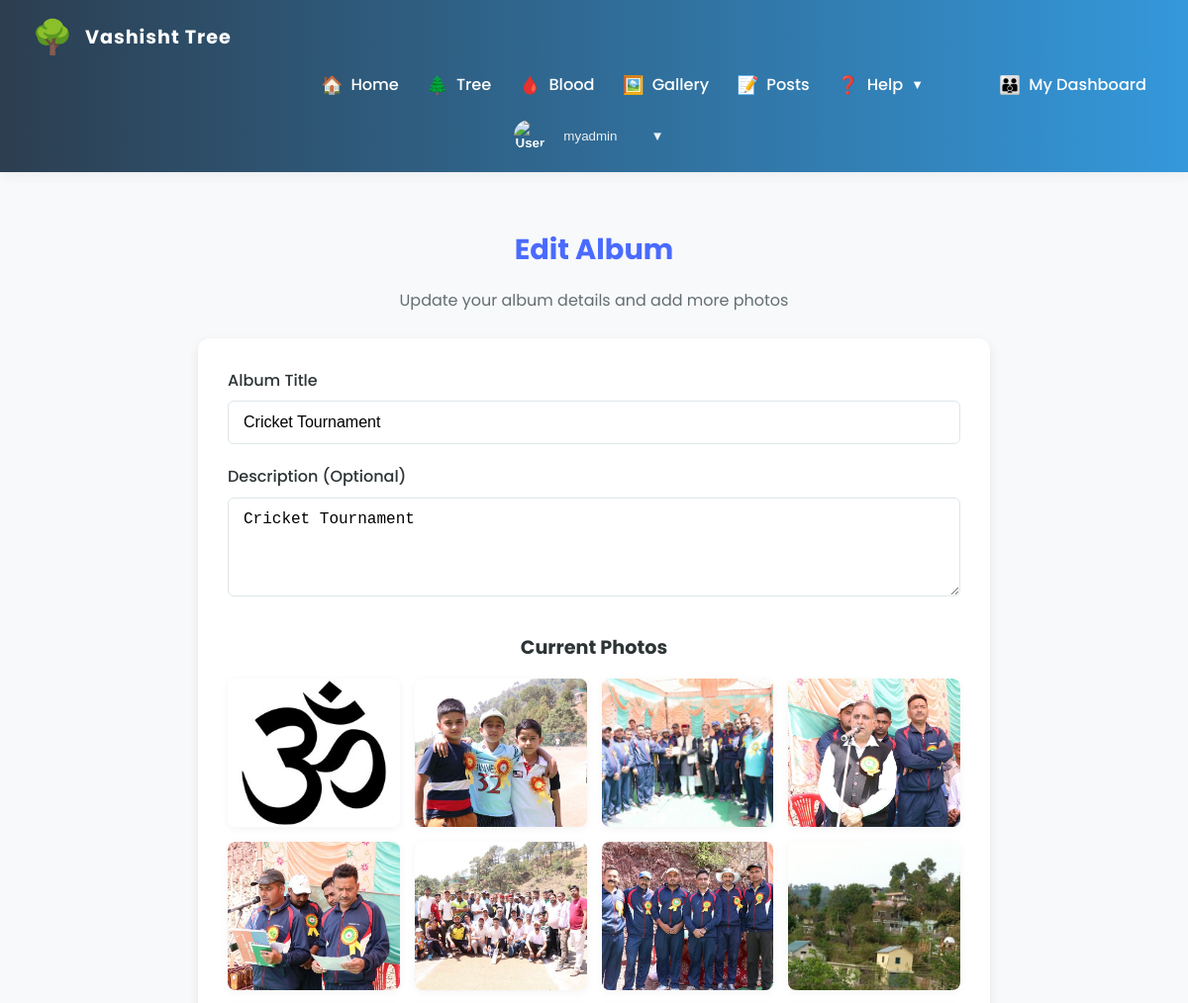
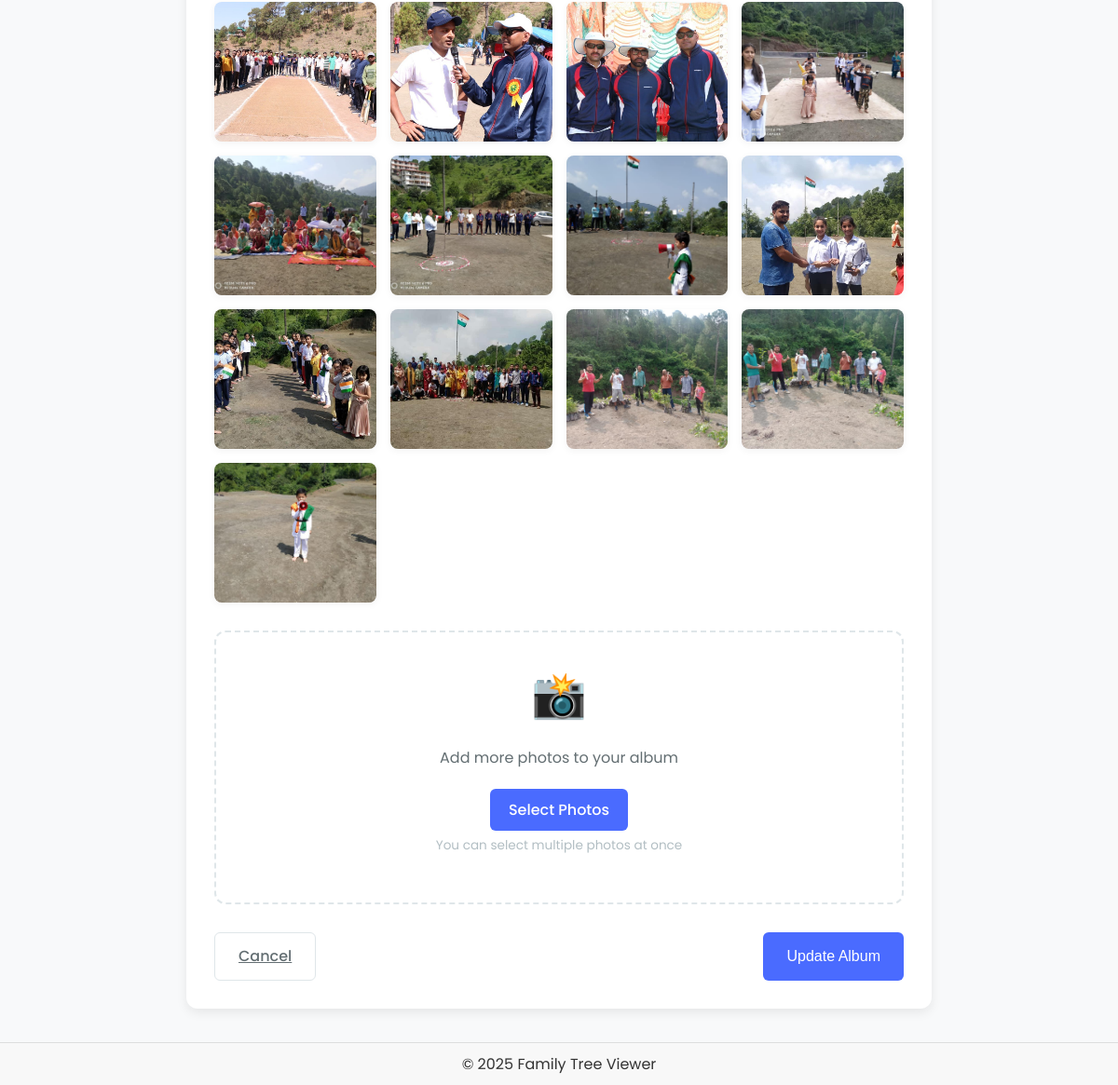
Page /edit-album/1/ (signed in) on the committed database (2 pictures, top to bottom).
### treeapp/models.py (models this page shows, shortened)
class UserProfile(models.Model):
    BLOOD_GROUP_CHOICES = [
        ('A+', 'A+'),
        ('A-', 'A-'),
        ('B+', 'B+'),
        ('B-', 'B-'),
        ('AB+', 'AB+'),
        ('AB-', 'AB-'),
        ('O+', 'O+'),
        ('O-', 'O-'),
    ]
    GENDER_CHOICES = [
        ('M', 'Male'),
        ('F', 'Female'),
        ('O', 'Other'),
    ]
    user = models.OneToOneField(User, on_delete=models.CASCADE)
    family_root = models.ForeignKey(FamilyMember, null=True, blank=True, on_delete=models.SET_NULL, related_name='root_for_users')
    last_child = models.ForeignKey(FamilyMember, null=True, blank=True, on_delete=models.SET_NULL, related_name='last_child_for_users')
    member_id = models.ForeignKey(FamilyMember, null=True, blank=True, on_delete=models.SET_NULL, related_name='member_id_for_users')
    name = models.CharField(max_length=100, blank=True, null=True)
    father_name = models.CharField(max_length=100, blank=True, null=True)
    phone = models.CharField(max_length=20, blank=True, null=True)
    plain_password = models.CharField(max_length=100, blank=True, null=True)
    email_verified = models.BooleanField(default=False)
    email_verification_token = models.CharField(max_length=100, blank=True, null=True)
    blood_group = models.CharField(max_length=3, choices=BLOOD_GROUP_CHOICES, blank=True, null=True)
    is_blood_donor = models.BooleanField(default=False)
    hide_from_donor_list = models.BooleanField(default=False)
    picture = models.ImageField(upload_to='profile_pictures/', null=True, blank=True)
    date_of_birth = models.DateField(null=True, blank=True)
    gender = models.CharField(max_length=1, choices=GENDER_CHOICES, blank=True, null=True)
    marital_status = models.CharField(max_length=20, choices=[('single', 'Single'), ('married', 'Married'), ('divorced', 'Divorced'), ('widowed', 'Widowed')], blank=True, null=True)
    anniversary_date = models.DateField(null=True, blank=True)
    is_suspended = models.BooleanField(default=False)

class Album(models.Model):
    title = models.CharField(max_length=200)
    description = models.TextField(blank=True)
    created_at = models.DateTimeField(auto_now_add=True)
    updated_at = models.DateTimeField(auto_now=True)
    user = models.ForeignKey(User, on_delete=models.CASCADE)
    is_approved = models.BooleanField(default=False)

class AlbumPhoto(models.Model):
    album = models.ForeignKey(Album, related_name='photos', on_delete=models.CASCADE)
    image = models.ImageField(upload_to='album_photos/')
    caption = models.CharField(max_length=200, blank=True)
    uploaded_at = models.DateTimeField(auto_now_add=True)

### treeapp/views_dashboard.py (the view, shortened to what this page needs)
# urls.py: path('edit-album/<int:album_id>/', views_dashboard.edit_album, name='edit_album'),
@login_required
def edit_album(request, album_id):
    album = get_object_or_404(Album, id=album_id)
    if album.user != request.user and not request.user.is_staff:
        return redirect('user_dashboard')
    return render(request, 'treeapp/albums/edit_album.html', {'album': album})

### treeapp/templates/treeapp/albums/edit_album.html (shortened to what this page needs)
{% extends 'treeapp/base.html' %}
{% load static %}
{% block extra_head %}
<link rel="stylesheet" href="{% static 'treeapp/css/dashboard.css' %}">
{% endblock %}
{% block content %}
<div class="album-form-container">
    <div class="form-header">
        <h1>Edit Album</h1>
        <p>Update your album details and add more photos</p>
    </div>
    <form method="post" class="album-form" enctype="multipart/form-data">
        <div class="form-group">
            <label for="id_title">Album Title</label>
            <input type="text" name="title" id="id_title" class="form-control" required maxlength="200" value="{{ album.title }}">
        </div>
        <div class="form-group">
            <label for="id_description">Description (Optional)</label>
            <textarea name="description" id="id_description" class="form-control">{{ album.description }}</textarea>
        </div>
        {% if album.photos.all %}
        <div class="current-photos">
            <h3>Current Photos</h3>
            <div class="photo-grid">
                {% for photo in album.photos.all %}
                <div class="photo-item">
                    <img src="{{ photo.image.url }}" alt="{{ photo.caption|default:album.title }}">
                </div>
                {% endfor %}
            </div>
        </div>
        {% endif %}
        <div class="photo-upload-container">
            <div class="upload-icon">📸</div>
            <div class="upload-text">Add more photos to your album</div>
            <label for="id_photos" class="upload-btn">Select Photos</label>
            <div class="form-help">You can select multiple photos at once</div>
        </div>
        <div class="form-actions">
            <a href="{% url 'gallery' %}" class="btn btn-secondary">Cancel</a>
            <button type="submit" class="btn btn-primary">Update Album</button>
        </div>
    </form>
</div>
{% endblock %}

### treeapp/templates/treeapp/base.html (shortened to what this page needs)
<!DOCTYPE html>
<html lang="en">
<head>
    {% load static %}
    <link rel="stylesheet" href="{% static 'treeapp/css/base.css' %}">
    <link rel="stylesheet" href="{% static 'treeapp/css/tree.css' %}">
    <link rel="stylesheet" href="{% static 'treeapp/css/mobile-fixes.css' %}">
    <link rel="stylesheet" href="{% static 'treeapp/css/modern-theme.css' %}">
    <link rel="stylesheet" href="{% static 'treeapp/css/style.css' %}">
    {% block extra_head %}{% endblock %}
</head>
<body>
    <div class="page-container">
        <nav class="navbar modern-navbar">
            <div class="navbar-brand">
                <a href="{% url 'index' %}" class="navbar-logo-link" style="font-size:2rem; text-decoration:none;">
                    <span class="navbar-logo-emoji" style="font-size:2.1rem;">🌳</span>
                    <span class="navbar-title">Vashisht Tree</span>
                </a>
            </div>
            <ul class="navbar-links" id="navbarLinks">
                <li><a href="{% url 'index' %}"><span class="nav-emoji">🏠</span> Home</a></li>
                <li><a href="{% url 'tree' %}?style=1"><span class="nav-emoji">🌲</span> Tree</a></li>
                <li><a href="{% url 'blood_bank' %}"><span class="nav-emoji">🩸</span> Blood</a></li>
                <li><a href="{% url 'gallery' %}"><span class="nav-emoji">🖼️</span> Gallery</a></li>
                <li><a href="{% url 'posts' %}"><span class="nav-emoji">📝</span> Posts</a></li>
                <li class="nav-item nav-help-dropdown">
                    <a href="#" class="nav-link nav-help-link">
                        <span class="nav-emoji">❓</span>
                        Help <span class="nav-caret">▼</span>
                    </a>
                </li>
                {% if user.is_authenticated %}
                    <li><a href="{% url 'user_dashboard' %}"><span class="nav-emoji">👪</span> My Dashboard</a></li>
                {% endif %}
            </ul>
            <div class="navbar-user">
                {% if user.is_authenticated %}
                    <div class="user-dropdown">
                        <button class="user-btn" id="userDropdownBtn">
                            <div class="sidebar-user-info">
                                <img src="{% if user.userprofile.picture %}{{ user.userprofile.picture.url }}{% else %}/static/default-avatar.png{% endif %}" alt="User" class="sidebar-user-avatar">
                                <span class="sidebar-user-name">{{ user.userprofile.name|default:user.username }}</span>
                                <span class="sidebar-user-caret">▼</span>
                            </div>
                        </button>
                    </div>
                {% else %}
                    <a href="{% url 'login' %}" class="btn-action btn-login">Login</a>
                    <a href="{% url 'register' %}" class="btn-action btn-register">Register</a>
                {% endif %}
            </div>
        </nav>
        <main class="main-content">
            {% block content %}{% endblock %}
        </main>
        <footer class="footer">
            &copy; 2025 Family Tree Viewer
        </footer>
    </div>
</body>
</html>

### treeapp/static/treeapp/css/base.css (style rules this page uses)
html, body { height: 100%; width: 100%; margin: 0; padding: 0; font-family: sans-serif; overflow-x: hidden; background: #fafdff; }
.page-container { display: flex; flex-direction: column; min-height: 100vh; }
.main-content { flex: 1; padding: 1rem; overflow: auto; }
.navbar { background: linear-gradient(to right, #34495e, #2c3e50); color: #fff; padding: 12px 20px; display: flex; justify-content: space-between; align-items: center; box-shadow: 0 2px 4px rgba(0,0,0,0.2); position: relative; z-index: 10; }
.footer { background-color: #f8f8f8; text-align: center; padding: 10px; border-top: 1px solid #ddd; }
@media (min-width: 769px) { .navbar { flex-direction: row; align-items: center; } }

### treeapp/static/treeapp/css/modern-theme.css (style rules this page uses)
:root { --primary-color: #6a11cb; --primary-gradient: linear-gradient(135deg, #6a11cb 0%, #2575fc 100%); --secondary-color: #9c27b0; --secondary-gradient: linear-gradient(135deg, #9c27b0, #ba68c8); --accent-color: #4a6bff; --accent-gradient: linear-gradient(135deg, #4a6bff, #6c5ce7); --text-color: #333; --text-light: #666; --background-color: #f8f9fa; --card-background: #ffffff; --border-color: #e0e0e0; --shadow-sm: 0 2px 5px rgba(0,0,0,0.05); --shadow-md: 0 5px 15px rgba(0,0,0,0.08); --shadow-lg: 0 10px 25px rgba(0,0,0,0.12); --radius-sm: 8px; --radius-md: 12px; --radius-lg: 20px; --spacing-xs: 5px; --spacing-sm: 10px; --spacing-md: 15px; --spacing-lg: 20px; --spacing-xl: 30px; }
body { font-family: 'Poppins', sans-serif; background-color: var(--background-color); color: var(--text-color); line-height: 1.6; }
.btn { border-radius: var(--radius-sm); font-weight: 500; padding: 10px 20px; transition: all 0.3s ease; }
.btn-primary { background: var(--primary-gradient); border: none; }
.btn-secondary { background: var(--secondary-gradient); border: none; }

### treeapp/static/treeapp/css/style.css (style rules this page uses)
.form-control { width: 100%; padding: 12px 15px; border: 1px solid var(--border-color); border-radius: 6px; font-size: 1rem; transition: border-color 0.2s ease; box-sizing: border-box; }

### treeapp/static/treeapp/css/dashboard.css (style rules this page uses)
:root { --primary-color: #4a6bff; --secondary-color: #6c5ce7; --accent-color: #00cec9; --success-color: #00b894; --warning-color: #fdcb6e; --danger-color: #e17055; --light-bg: #f8fafc; --card-bg: #ffffff; --text-dark: #2d3436; --text-medium: #636e72; --text-light: #b2bec3; --border-color: #dfe6e9; --shadow-sm: 0 2px 8px rgba(0,0,0,0.05); --shadow-md: 0 4px 12px rgba(0,0,0,0.08); --shadow-lg: 0 8px 24px rgba(0,0,0,0.12); --radius-sm: 6px; --radius-md: 12px; --radius-lg: 20px; }

### rows in the picture
Album: title "Cricket Tournament", description "Cricket Tournament"
AlbumPhoto: image (picture)
AlbumPhoto: image (picture)
AlbumPhoto: image (picture)
AlbumPhoto: image (picture)
AlbumPhoto: image (picture)
AlbumPhoto: image (picture)
AlbumPhoto: image (picture)
AlbumPhoto: image (picture)
AlbumPhoto: image (picture)
AlbumPhoto: image (picture)
AlbumPhoto: image (picture)
AlbumPhoto: image (picture)
AlbumPhoto: image (picture)
AlbumPhoto: image (picture)
AlbumPhoto: image (picture)
AlbumPhoto: image (picture)
AlbumPhoto: image (picture)
AlbumPhoto: image (picture)
AlbumPhoto: image (picture)
AlbumPhoto: image (picture)
AlbumPhoto: image (picture)

### other values in the picture
{{ user.userprofile.name|default:user.username }} "myadmin"
